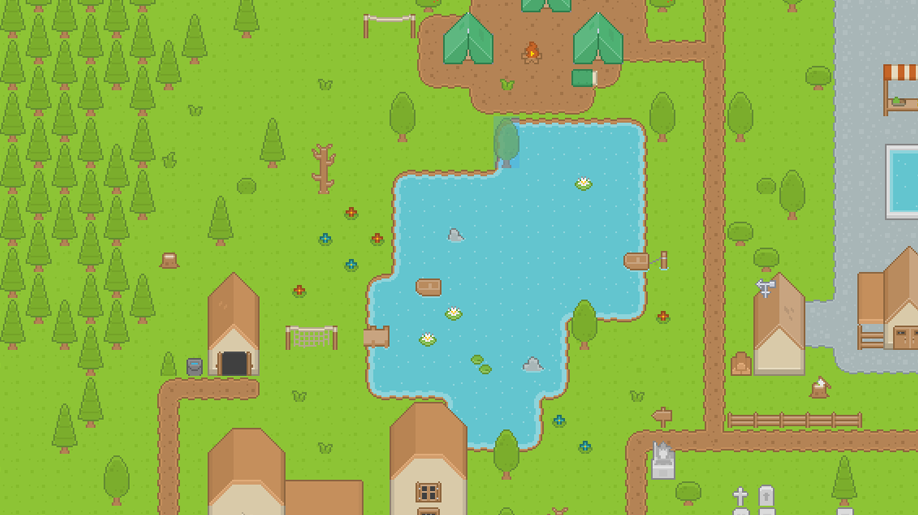
#> input picture corpus/kenney/rrpg/Sample1.png, 918 x 515 px
$ python grid_detect.py --input ../corpus/kenney/rrpg/Sample1.png   (older library calls are emulated)
#> lines starting #> are read from the running program, lines starting #| are printed output that depends on the picture
#!/usr/bin/env python
"""Estimate the pixel-per-cell grid period and phase of a battlemap.

Method: vertical grid lines produce strong vertical edges -> Sobel-x, abs,
sum over rows -> 1D signal over x with peaks at grid lines. Autocorrelation of
that signal gives the period; a comb-filter score over candidate integer
periods refines it and snaps to a round number. Phase found by aligning a comb.
Reports period_x, period_y, a confidence per axis, and the best phase.
"""
import os, sys, json, argparse
import cv2, numpy as np


def axis_signal(gray, axis):
    # axis=0 -> vertical lines (Sobel x, sum over rows) ; axis=1 -> horizontal
    if axis == 0:
        g = np.abs(cv2.Sobel(gray, cv2.CV_32F, 1, 0, ksize=3)).sum(axis=0)
    else:
        g = np.abs(cv2.Sobel(gray, cv2.CV_32F, 0, 1, ksize=3)).sum(axis=1)
    g = g - cv2.GaussianBlur(g.reshape(-1, 1), (1, 0), 0, sigmaY=15).ravel()  # detrend
    return g


def comb_score(sig, period, n_off=None):
    """Best comb-filter score over phase for a given (float) period."""
    L = len(sig)
    s = (sig - sig.mean())
    s = s / (s.std() + 1e-9)
    if n_off is None:
        n_off = max(2, int(round(period)))
    best = -1e9; best_off = 0
    for off in np.linspace(0, period, num=min(n_off, 40), endpoint=False):
        idx = np.round(np.arange(off, L, period)).astype(int)
        idx = idx[idx < L]
        if len(idx) < 3:
            continue
        val = s[idx].mean()
        if val > best:
            best = val; best_off = off
    return best, best_off


def estimate_period(sig, pmin=20, pmax=400):
    pmax = min(pmax, len(sig) // 3)
    cands = range(pmin, pmax + 1)
    scored = {p: comb_score(sig, p)[0] for p in cands}
    best_p = max(scored, key=scored.get)
    best_score = scored[best_p]
    # Reduce to the FUNDAMENTAL: if a divisor of best_p scores nearly as well,
    # the real period is the divisor (best_p was a harmonic, e.g. 210 = 3*70).
    for d in (5, 4, 3, 2):
        fp = best_p / d
        if fp < pmin:
            continue
        fpi = int(round(fp))
        if fpi in scored and scored[fpi] >= 0.55 * best_score:
            best_p = fpi
            best_score = scored[fpi]
            break
    _, off = comb_score(sig, best_p, n_off=best_p)
    med = np.median(list(scored.values())) + 1e-9
    conf = best_score / med
    return best_p, off, round(float(best_score), 3), round(float(conf), 2)


def run(inp, out=None, pmin=20, pmax=400):
#> called with inp = '../corpus/kenney/rrpg/Sample1.png', pmin = 20, pmax = 400
    img = cv2.imread(inp, cv2.IMREAD_COLOR)
#> img is the input picture: shape (515, 918, 3); mean B, G, R 88, 181.6, 141.8
    gray = cv2.cvtColor(img, cv2.COLOR_BGR2GRAY).astype(np.float32)
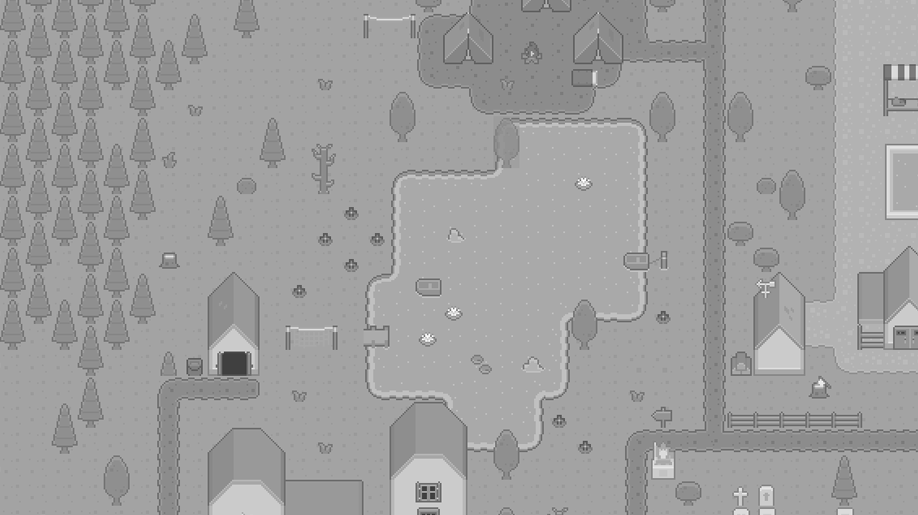
#> gray: shape (515, 918) float32; min 54, max 255, mean 158.9
    H, W = gray.shape
#> H = 515; W = 918
    sx = axis_signal(gray, 0)
#> in axis_signal, `g = np.abs(cv2.Sobel(gray, cv2.CV_32F, 1, 0, ksize=3)).sum(axis=0)`: g = 918 values, max 76692 at index 704, min 0 at index 0, mean 8871.2
#> in axis_signal, `g = g - cv2.GaussianBlur(g.reshape(-1, 1), (1, 0), 0, sigmaY=15).ravel()`: g = 918 values, max 63587.6 at index 704, min -13290 at index 90, mean -11.21
#> sx has the same summary as g in axis_signal
    sy = axis_signal(gray, 1)
#> sy = 515 values, max 45569.5 at index 450, min -16096.5 at index 438, mean -24.32
    px, ox, scx, cfx = estimate_period(sx, pmin, pmax)
#> in estimate_period, `pmax = min(pmax, len(sig) // 3)`: pmax = 306
#> in estimate_period, `scored = {p: comb_score(sig, p)[0] for p in cands}`: scored = 287 items
#> in estimate_period, `best_p = max(scored, key=scored.get)`: best_p = 263
#> in estimate_period, `best_score = scored[best_p]`: best_score = 4.14
#> the loop in estimate_period, `for d in (5, 4, 3, 2):` made 4 passes
#> (fp, fpi) on passes 1 to 4: (52.6, 53), (65.75, 66), (87.67, 88), (131.5, 132)
#> after the loop in estimate_period, `for d in (5, 4, 3, 2):`: best_p = 263; best_score = 4.14
#> in estimate_period, `_, off = comb_score(sig, best_p, n_off=best_p)`: off = 177.5
#> in estimate_period, `med = np.median(list(scored.values())) + 1e-9`: med = 1.27
#> in estimate_period, `conf = best_score / med`: conf = 3.25
#> px = 263; ox = 177.5; scx = 4.13; cfx = 3.25
    py, oy, scy, cfy = estimate_period(sy, pmin, pmax)
#> the loop in estimate_period (call 2), `for d in (5, 4, 3, 2):` made 4 passes
#> (fp, fpi) on passes 1 to 4: (34, 34), (42.5, 42), (56.67, 57), (85, 85)
#> py = 170; oy = 110.5; scy = 2.57; cfy = 2.54
    # Grids are square: reconcile the two axes to one period (prefer the more
    # confident axis; if the other is ~a multiple, keep the fundamental).
    if abs(px - py) > 2:
        if cfx >= cfy:
            base = px
#> base = 263
        else:
            base = py
        # re-snap the weaker axis's phase to `base`
        ox = comb_score(sx, base, n_off=base)[1]
        oy = comb_score(sy, base, n_off=base)[1]
#> oy = 0
        px = py = base
#> py = 263
    grid = int(round((px + py) / 2))
#> grid = 263
    conf = round(min(cfx, cfy), 2)
#> conf = 2.54
    res = {"input": os.path.basename(inp), "size": [W, H],
           "grid": grid, "offset_x": round(float(ox), 1), "offset_y": round(float(oy), 1),
           "conf": conf, "conf_x": cfx, "conf_y": cfy}
    if out:
        os.makedirs(out, exist_ok=True)
        ov = img.copy()
        for x in np.arange(ox, W, grid):
            cv2.line(ov, (int(x), 0), (int(x), H), (0, 255, 0), 1)
        for y in np.arange(oy, H, grid):
            cv2.line(ov, (0, int(y)), (W, int(y)), (0, 255, 0), 1)
        cv2.imwrite(os.path.join(out, "grid_overlay.png"), ov)
        json.dump(res, open(os.path.join(out, "grid.json"), "w"), indent=1)
    print(json.dumps(res))
#| {"input": "Sample1.png", "size": [918, 515], "grid": 263, "offset_x": 177.5, "offset_y": 0.0, "conf": 2.54, "conf_x": 3.25, "conf_y": 2.54}
    return res


if __name__ == "__main__":
    ap = argparse.ArgumentParser()
    ap.add_argument("-i", "--input", required=True)
    ap.add_argument("-o", "--out", default=None)
    ap.add_argument("--pmin", type=int, default=20)
    ap.add_argument("--pmax", type=int, default=400)
    a = ap.parse_args()
    run(a.input, a.out, a.pmin, a.pmax)
